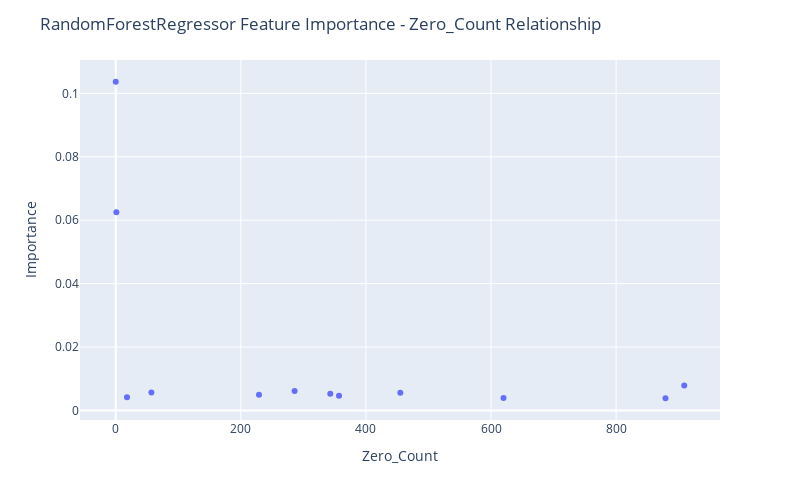

Notebook cell for this chart:
### Code cell
fig = px.scatter(df_merged[~df_merged["Feature Name"].str.contains("Output")], x="Zero_Count", y="Importance",
                hover_data=["Feature Name"])

fig.update_layout(
    autosize=False,
    width=800,
    height=500,
    title_text=f"RandomForestRegressor Feature Importance - Zero_Count Relationship",
)

fig.show()

### Figure 1 — Plotly figure (JSON) as saved in the notebook; plotly's stock layout.template omitted (floating-point values rounded to 4 significant figures)
{"data": [{"customdata": [["Input 01"], ["Input 06"], ["Input 09"], ["Input 04"], ["Input 03"], ["Input 05"], ["Input 07"], ["Input 12"], ["Input 11"], ["Input 08"], ["Input 10"], ["Input 02"]], "hovertemplate": "Zero_Count=%{x}<br>Importance=%{y}<br>Feature Name=%{customdata[0]}<extra></extra>", "legendgroup": "", "marker": {"color": "#636efa", "symbol": "circle"}, "mode": "markers", "name": "", "orientation": "v", "showlegend": false, "type": "scatter", "x": [0, 1, 909, 286, 57, 455, 343, 229, 357, 18, 620, 879], "xaxis": "x", "y": [0.1037, 0.06251, 0.007846, 0.006167, 0.005695, 0.005614, 0.00527, 0.004927, 0.004648, 0.004178, 0.003938, 0.003855], "yaxis": "y"}], "layout": {"autosize": false, "height": 500, "legend": {"tracegroupgap": 0}, "margin": {"t": 60}, "title": {"text": "RandomForestRegressor Feature Importance - Zero_Count Relationship"}, "width": 800, "xaxis": {"anchor": "y", "autorange": true, "domain": [0, 1], "range": [-57.16, 966.2], "title": {"text": "Zero_Count"}, "type": "linear"}, "yaxis": {"anchor": "x", "autorange": true, "domain": [0, 1], "range": [-0.003004, 0.1105], "title": {"text": "Importance"}, "type": "linear"}}}
